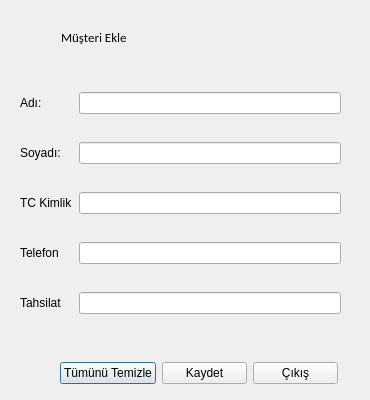
<?xml version="1.0" encoding="UTF-8"?>
<ui version="4.0">
 <class>MusteriBilgileri</class>
 <widget class="QDialog" name="MusteriBilgileri">
  <property name="geometry">
   <rect>
    <x>0</x>
    <y>0</y>
    <width>370</width>
    <height>400</height>
   </rect>
  </property>
  <property name="windowTitle">
   <string>Dialog</string>
  </property>
  <widget class="QWidget" name="layoutWidget">
   <property name="geometry">
    <rect>
     <x>60</x>
     <y>360</y>
     <width>278</width>
     <height>26</height>
    </rect>
   </property>
   <layout class="QHBoxLayout" name="horizontalLayout">
    <item>
     <widget class="QPushButton" name="pb_TTemizle">
      <property name="text">
       <string>Tümünü Temizle</string>
      </property>
      <property name="icon">
       <iconset resource="../materials.qrc">
        <normaloff>:/icons/Icons/trash-empty.png</normaloff>:/icons/Icons/trash-empty.png</iconset>
      </property>
     </widget>
    </item>
    <item>
     <widget class="QPushButton" name="pb_Kaydet">
      <property name="text">
       <string>Kaydet</string>
      </property>
      <property name="icon">
       <iconset resource="../materials.qrc">
        <normaloff>:/icons/Icons/Ok.png</normaloff>:/icons/Icons/Ok.png</iconset>
      </property>
     </widget>
    </item>
    <item>
     <widget class="QPushButton" name="pb_Cikis">
      <property name="text">
       <string>Çıkış</string>
      </property>
      <property name="icon">
       <iconset resource="../materials.qrc">
        <normaloff>:/icons/Icons/No.png</normaloff>:/icons/Icons/No.png</iconset>
      </property>
     </widget>
    </item>
   </layout>
  </widget>
  <widget class="QWidget" name="layoutWidget_2">
   <property name="geometry">
    <rect>
     <x>20</x>
     <y>20</y>
     <width>107</width>
     <height>34</height>
    </rect>
   </property>
   <layout class="QHBoxLayout" name="horizontalLayout_2">
    <item>
     <widget class="QLabel" name="label_2">
      <property name="text">
       <string/>
      </property>
      <property name="pixmap">
       <pixmap resource="../materials.qrc">:/icons/Icons/ssl_tls_manager.png</pixmap>
      </property>
     </widget>
    </item>
    <item>
     <widget class="QLabel" name="label">
      <property name="font">
       <font>
        <family>Calibri</family>
        <pointsize>10</pointsize>
        <weight>50</weight>
        <italic>false</italic>
        <bold>false</bold>
       </font>
      </property>
      <property name="text">
       <string>Müşteri Ekle</string>
      </property>
     </widget>
    </item>
   </layout>
  </widget>
  <widget class="QWidget" name="layoutWidget_3">
   <property name="geometry">
    <rect>
     <x>20</x>
     <y>70</y>
     <width>321</width>
     <height>271</height>
    </rect>
   </property>
   <layout class="QGridLayout" name="gridLayout">
    <item row="0" column="0">
     <widget class="QLabel" name="lbl_Adi">
      <property name="text">
       <string>Adı:</string>
      </property>
     </widget>
    </item>
    <item row="0" column="1">
     <widget class="QLineEdit" name="le_Adi"/>
    </item>
    <item row="1" column="0">
     <widget class="QLabel" name="lbl_Kodu">
      <property name="text">
       <string>Soyadı:</string>
      </property>
     </widget>
    </item>
    <item row="1" column="1">
     <widget class="QLineEdit" name="le_Kodu"/>
    </item>
    <item row="2" column="0">
     <widget class="QLabel" name="label_3">
      <property name="text">
       <string>TC Kimlik</string>
      </property>
     </widget>
    </item>
    <item row="2" column="1">
     <widget class="QLineEdit" name="lineEdit"/>
    </item>
    <item row="3" column="0">
     <widget class="QLabel" name="label_4">
      <property name="text">
       <string>Telefon</string>
      </property>
     </widget>
    </item>
    <item row="3" column="1">
     <widget class="QLineEdit" name="lineEdit_2"/>
    </item>
    <item row="4" column="0">
     <widget class="QLabel" name="label_5">
      <property name="text">
       <string>Tahsilat</string>
      </property>
     </widget>
    </item>
    <item row="4" column="1">
     <widget class="QLineEdit" name="lineEdit_3"/>
    </item>
   </layout>
  </widget>
 </widget>
 <resources>
  <include location="../materials.qrc"/>
 </resources>
 <connections>
  <connection>
   <sender>pb_Kaydet</sender>
   <signal>clicked()</signal>
   <receiver>MusteriBilgileri</receiver>
   <slot>accept()</slot>
   <hints>
    <hint type="sourcelabel">
     <x>228</x>
     <y>374</y>
    </hint>
    <hint type="destinationlabel">
     <x>42</x>
     <y>343</y>
    </hint>
   </hints>
  </connection>
  <connection>
   <sender>pb_Kaydet</sender>
   <signal>clicked()</signal>
   <receiver>MusteriBilgileri</receiver>
   <slot>reject()</slot>
   <hints>
    <hint type="sourcelabel">
     <x>210</x>
     <y>372</y>
    </hint>
    <hint type="destinationlabel">
     <x>25</x>
     <y>369</y>
    </hint>
   </hints>
  </connection>
  <connection>
   <sender>pb_Cikis</sender>
   <signal>clicked()</signal>
   <receiver>MusteriBilgileri</receiver>
   <slot>reject()</slot>
   <hints>
    <hint type="sourcelabel">
     <x>300</x>
     <y>367</y>
    </hint>
    <hint type="destinationlabel">
     <x>335</x>
     <y>334</y>
    </hint>
   </hints>
  </connection>
 </connections>
</ui>
